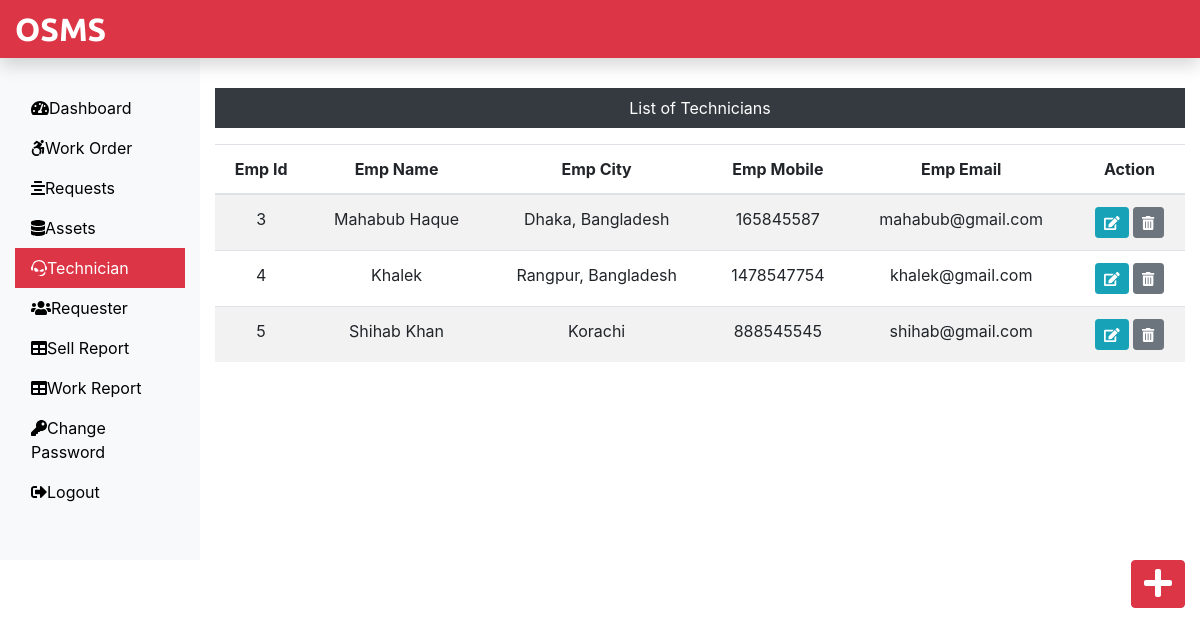
Screenshot of /Admin/technician.php (signed in) with the database file from the repository.
### tables this page shows
CREATE TABLE `technician_tb` (
  `empId` int(11) NOT NULL,
  `empName` varchar(60) NOT NULL,
  `empCity` varchar(60) NOT NULL,
  `empMobile` bigint(20) NOT NULL,
  `empEmail` varchar(60) NOT NULL
);

### Admin/technician.php (the view, shortened to what this page needs)
<?php
	include_once '../dbConnection.php';
	include_once 'includes/header.php';
 ?>
 <div class="col-sm-9 col-md-10 mt-5 text-center ">
 	<p class="text-white bg-dark p-2">List of Technicians</p>
 	<?php
 		$sql = "SELECT * FROM technician_tb";
 		$result = $conn -> query($sql);
 		if ($result -> num_rows > 0) :
 	 ?>
 	<table class="table table-striped table-hover">
 		<thead>
 			<tr>
 				<th>Emp Id</th>
 				<th>Emp Name</th>
 				<th>Emp City</th>
 				<th>Emp Mobile</th>
 				<th>Emp Email</th>
 				<th>Action</th>
 			</tr>
 		</thead>
 		<tbody>
 			<?php
 				 while($row = $result -> fetch_assoc()):
 			 ?>
 			<tr>
 				<td><?php echo $row['empId']; ?></td>
 				<td><?php echo $row['empName']; ?></td>
 				<td><?php echo $row['empCity']; ?></td>
 				<td><?php echo $row['empMobile']; ?></td>
 				<td><?php echo $row['empEmail']; ?></td>
 				<td>
 					<form action="editemp.php" method="POST" class="d-inline">
 						<button class="btn btn-info btn-sm" type="submit" name="edit" value="Edit"><i class="fas fa-edit"></i></button>
 					</form>
 					<form action="" method="POST" class="d-inline">
 						<input type="hidden" name="empid" value="<?php echo $row['empId']; ?>"><button class="btn btn-secondary btn-sm" type="submit" name="delete" value="Delete"><i class="fas fa-trash-alt"></i></button>
 					</form>
 				</td>
 			</tr>
 		<?php endwhile; ?>
 		</tbody>
 	</table>
 	<?php else:  ?>
 <?php echo '0 Result'; endif; ?>
 </div>
 		</div>
 		<div class="float-right">
 			<a class="btn btn-danger" href="insertemp.php"><i class="fas fa-plus fa-2x"></i></a>
 		</div>
 	</div>
</body>
</html>

### assets/css/custom.css (style rules this page uses)
a { color: black; }

### rows the page displays
technician_tb: empId "3", empName "Mahabub Haque", empCity "Dhaka, Bangladesh", empMobile "165845587", empEmail "mahabub@gmail.com"
technician_tb: empId "4", empName "Khalek", empCity "Rangpur, Bangladesh", empMobile "1478547754", empEmail "khalek@gmail.com"
technician_tb: empId "5", empName "Shihab Khan", empCity "Korachi", empMobile "888545545", empEmail "shihab@gmail.com"
